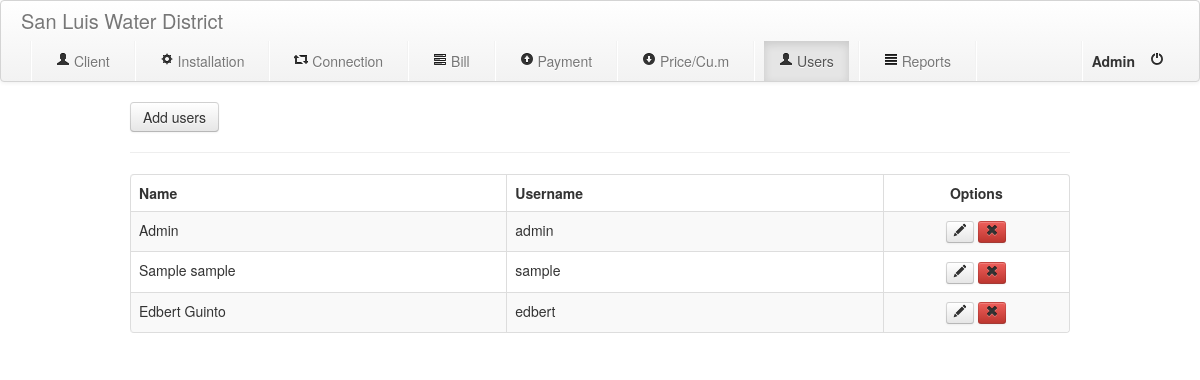
The page /index.php?module=user (signed in) on the database its author committed.
### tables this page shows
CREATE TABLE IF NOT EXISTS `users` (
  `id` int(11) NOT NULL AUTO_INCREMENT,
  `name` varchar(50) NOT NULL,
  `username` varchar(30) NOT NULL,
  `password` varchar(30) NOT NULL,
  PRIMARY KEY (`id`)
);

### user.php (the view, shortened to what this page needs)
<div class="container">
   <input type=button class="btn" id="pay" value="Add users">
   <hr>
   <table class="table table-bordered table-striped">
      <thead>
         <tr>
            <th class="span2">Name</th>
            <th class="span2">Username</th>
            <th class="span1"><center>Options</th>
         </tr>
      </thead>
      <tbody>
      <?php
         $listClient = mysql_query("select * from users");
         $numrows = mysql_num_rows($listClient);
         if($numrows!=0){
         while($row=mysql_fetch_assoc($listClient)){
      ?>
         <tr>
            <td><?php echo $row["name"];?></td>
            <td><?php echo $row["username"];?></td>
            <td><input type="hidden" name="id" value="<?php echo $row["id"];?>"><center><a class="btn btn-mini edit-user"><i class="icon-pencil"></i></a>&nbsp;<a href="javascript:return;" class="btn btn-mini btn-danger remove-client"><i class="icon-remove"></i></a><center></td>
         </tr>
       <?php }}else {
         ?>
               <tr><td colspan="100%"><i>No records.</i></td></tr>
         <?php
               }
      ?>
      </tbody>
   </table>
</div>

### rows shown on the page
users: name "Admin", username "admin"
users: name "Sample sample", username "sample"
users: name "Edbert Guinto", username "edbert"

### other values the page prints
$_SESSION['name'] "Admin"
